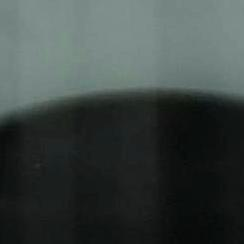
#> input picture WaTur-Water-Turbidity-Dataset-main/Formazine/4/0.jpg, 244 x 244 px, given in place of 55.jpg, which was not available
$ python evaluar_regiones.py   (older library calls are emulated)
#> lines starting #> are read from the running program, lines starting #| are printed output that depends on the picture; after the words box and inside, x2 and y2 are one past the last pixel; in counts of white or black regions, pixels touching at a corner belong together

from pathlib import Path
import cv2
import numpy as np
import pandas as pd

# ============================================================
# 1. RUTAS Y CONFIGURACIÓN
# ============================================================

BASE_PROYECTO = Path(__file__).resolve().parents[1]

BASE_DATASET = (
    BASE_PROYECTO
    / "WaTur-Water-Turbidity-Dataset-main"
    / "Formazine"
)

CARPETA_RESULTADOS = (
    BASE_PROYECTO
    / "src"
    / "resultados_evaluacion_regiones"
)

CARPETA_RESULTADOS.mkdir(
    parents=True,
    exist_ok=True
)

IMAGENES = [
    ("1", "55.jpg"),
    ("5", "1266.jpg"),
    ("40", "834.jpg"),
    ("2.5", "99.jpg"),
    ("1", "1069.jpg"),
    ("1", "1013.jpg"),
    ("7.5", "389.jpg"),
    ("1", "453.jpg"),
    ("0", "1503.jpg"),
    ("4", "1383.jpg"),
]

# Región horizontal de análisis.
# Se excluyen los bordes laterales de la imagen.
X_INICIO = 20
X_FIN = 224

# Franjas horizontales superpuestas.
ALTURA_FRANJA = 20
PASO = 5

# Intervalo vertical que analizaremos.
Y_INICIO = 20
Y_FIN = 224


# ============================================================
# 2. CALCULAR LOS UMBRALES DE INTENSIDAD EXTREMA
# ============================================================

def calcular_umbrales_extremos(imagen_hsv, x1, x2):

    canal_v = imagen_hsv[:, :, 2]

    roi_v = canal_v[
        Y_INICIO:Y_FIN,
        x1:x2
    ]

    # Percentiles calculados para cada imagen.
    umbral_bajo = np.percentile(roi_v, 5)
    umbral_alto = np.percentile(roi_v, 95)

    return umbral_bajo, umbral_alto


# ============================================================
# 3. EVALUAR UNA FRANJA HORIZONTAL
# ============================================================

def evaluar_franja(
    imagen,
    imagen_hsv,
    inicio,
    fin,
    x1,
    x2,
    umbral_bajo,
    umbral_alto
):

    franja = imagen[
        inicio:fin,
        x1:x2
    ]

    franja_hsv = imagen_hsv[
        inicio:fin,
        x1:x2
    ]

    gris = cv2.cvtColor(
        franja,
        cv2.COLOR_BGR2GRAY
    )

    canal_v = franja_hsv[:, :, 2]

    # Intensidad media y desviación estándar.
    intensidad_media = float(
        np.mean(canal_v)
    )

    intensidad_std = float(
        np.std(canal_v)
    )

    # Varianza del Laplaciano.
    laplaciano = cv2.Laplacian(
        gris,
        cv2.CV_64F
    )

    varianza_laplaciano = float(
        np.var(laplaciano)
    )

    # Proporción de píxeles en los extremos de intensidad.
    fraccion_oscuros = float(
        np.mean(canal_v <= umbral_bajo) * 100
    )

    fraccion_brillantes = float(
        np.mean(canal_v >= umbral_alto) * 100
    )

    return {
        "fila_inicio": inicio,
        "fila_fin": fin,
        "fila_centro": (inicio + fin) / 2,
        "V_media": intensidad_media,
        "V_std": intensidad_std,
        "var_laplaciano": varianza_laplaciano,
        "pixeles_oscuros_pct": fraccion_oscuros,
        "pixeles_brillantes_pct": fraccion_brillantes
    }


# ============================================================
# 4. CREAR VISUALIZACIÓN DE LAS FRANJAS
# ============================================================

def crear_visualizacion(imagen):

    alto, ancho = imagen.shape[:2]

    visualizacion = imagen.copy()

    # Rectángulo de la región horizontal analizada.
    cv2.rectangle(
        visualizacion,
        (X_INICIO, Y_INICIO),
        (X_FIN, Y_FIN),
        (0, 255, 255),
        2
    )

    # Dibujar franjas no superpuestas para facilitar
    # la interpretación visual.
    for inicio in range(
        Y_INICIO,
        Y_FIN - ALTURA_FRANJA + 1,
        ALTURA_FRANJA
    ):

        fin = inicio + ALTURA_FRANJA

        cv2.rectangle(
            visualizacion,
            (X_INICIO, inicio),
            (X_FIN, fin),
            (255, 180, 0),
            1
        )

        cv2.putText(
            visualizacion,
            str(inicio),
            (X_FIN - 30, inicio + 14),
            cv2.FONT_HERSHEY_SIMPLEX,
            0.35,
            (255, 255, 255),
            1
        )

    # Redimensionar para mostrarla en pantalla.
    visualizacion = cv2.resize(
        visualizacion,
        (488, 488)
    )

    return visualizacion


# ============================================================
# 5. PROCESAR UNA IMAGEN
# ============================================================

def procesar_imagen(nivel, nombre):

    ruta = BASE_DATASET / nivel / nombre

    imagen = cv2.imread(str(ruta))

    if imagen is None:
        print(f"No se pudo abrir: {ruta}")
        return []

    alto, ancho = imagen.shape[:2]

    x1 = max(0, X_INICIO)
    x2 = min(ancho, X_FIN)
    y1 = max(0, Y_INICIO)
    y2 = min(alto, Y_FIN)

    imagen_hsv = cv2.cvtColor(
        imagen,
        cv2.COLOR_BGR2HSV
    )

    umbral_bajo, umbral_alto = calcular_umbrales_extremos(
        imagen_hsv,
        x1,
        x2
    )

    resultados = []

    for inicio in range(
        y1,
        y2 - ALTURA_FRANJA + 1,
        PASO
    ):

        fin = inicio + ALTURA_FRANJA

        caracteristicas = evaluar_franja(
            imagen,
            imagen_hsv,
            inicio,
            fin,
            x1,
            x2,
            umbral_bajo,
            umbral_alto
        )

        caracteristicas["nivel_ntu"] = float(nivel)
        caracteristicas["archivo"] = nombre
        caracteristicas["umbral_V_bajo"] = float(umbral_bajo)
        caracteristicas["umbral_V_alto"] = float(umbral_alto)

        resultados.append(caracteristicas)

    # Visualización.
    visualizacion = crear_visualizacion(imagen)

    cv2.imshow(
        f"{nivel} NTU - {nombre}",
        visualizacion
    )

    print("\n" + "=" * 55)
    print(f"Nivel: {nivel} NTU")
    print(f"Imagen: {nombre}")
    print(f"Dimensiones: {ancho} x {alto}")
    print(f"Umbral V bajo (percentil 5): {umbral_bajo:.2f}")
    print(f"Umbral V alto (percentil 95): {umbral_alto:.2f}")
    print(f"Franjas evaluadas: {len(resultados)}")

    print("\nResultados por franja:")

    for r in resultados:

        print(
            f"Filas {r['fila_inicio']:3d}-{r['fila_fin']:3d} | "
            f"V media: {r['V_media']:7.2f} | "
            f"V std: {r['V_std']:7.2f} | "
            f"Laplaciano: {r['var_laplaciano']:9.2f} | "
            f"Oscuros: {r['pixeles_oscuros_pct']:6.2f}% | "
            f"Brillantes: {r['pixeles_brillantes_pct']:6.2f}%"
        )

    print("\nPulsa cualquier tecla para continuar.")
    print("Pulsa ESC para terminar.")

    tecla = cv2.waitKey(0)

    cv2.destroyAllWindows()

    if tecla == 27:
        return resultados, True

    return resultados, False


# ============================================================
# 6. EJECUCIÓN PRINCIPAL
# ============================================================

def main():

    if not BASE_DATASET.exists():

        print("No se encontró la carpeta Formazine:")
        print(BASE_DATASET)
        return

    todos_resultados = []

    for nivel, nombre in IMAGENES:

        resultado = procesar_imagen(
            nivel,
            nombre
        )
#> in procesar_imagen, imagen is the input picture: shape (244, 244, 3); mean B, G, R 66.9, 69.1, 60.6
#> in procesar_imagen, `imagen_hsv = cv2.cvtColor( imagen, cv2.COLOR_BGR2HSV )`: imagen_hsv: shape (244, 244, 3); mean H, S, V 79.2, 33.1, 69.1
#> in calcular_umbrales_extremos, `roi_v = canal_v[ Y_INICIO:Y_FIN, x1:x2 ]`:
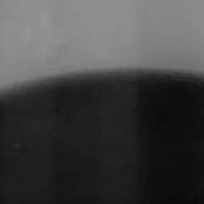
#> roi_v: shape (204, 204); min 9, max 148, mean 67
#> in calcular_umbrales_extremos, `umbral_bajo = np.percentile(roi_v, 5)`: umbral_bajo = 14
#> in calcular_umbrales_extremos, `umbral_alto = np.percentile(roi_v, 95)`: umbral_alto = 142
#> in procesar_imagen, `umbral_bajo, umbral_alto = calcular_umbrales_extremos( imagen_hsv, x1,..`: umbral_bajo = 14; umbral_alto = 142
#> the loop in procesar_imagen, `for inicio in range( y1, y2 - ALTURA_FRANJA + 1, PASO ): ` made 37 passes
#> (intensidad_media in evaluar_franja, intensidad_std in evaluar_franja, varianza_laplaciano in evaluar_franja, fraccion_oscuros in evaluar_franja, fraccion_brillantes in evaluar_franja) on passes 1 to 12: (139.2, 3.21, 1.71, 0, 34.07), (139, 3.45, 1.69, 0, 31.81), (138.9, 3.69, 1.9, 0, 28.6), (138.5, 3.99, 1.91, 0, 25.44), (138, 4.3, 2.22, 0, 22.87), (137.4, 4.6, 3.06, 0, 16.84), (136.2, 5.07, 2.78, 0, 11.05), (134.9, 5.73, 3.21, 0, 6.67), (133.1, 6.42, 2.69, 0, 2.79), (130.8, 7.2, 4.08, 0, 1.08), (127, 10.12, 15.37, 0, 0.319), (117.7, 20.24, 16.46, 0, 0)
#> pass 1, in evaluar_franja, `franja = imagen[ inicio:fin, x1:x2 ]`:
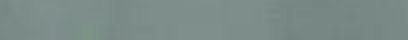
#> franja: shape (20, 204, 3) (shown 2 times larger); mean B, G, R 136, 139.2, 123
#> pass 1, in evaluar_franja, `canal_v = franja_hsv[:, :, 2]`:
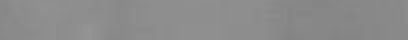
#> canal_v: shape (20, 204) (shown 2 times larger); min 132, max 148, mean 139.2
#> after the loop in procesar_imagen, `for inicio in range(`: resultados = 37 items
#> in crear_visualizacion, `cv2.rectangle( visualizacion, (X_INICIO, Y_INICIO), (X_FIN, Y_FIN), (0..`:
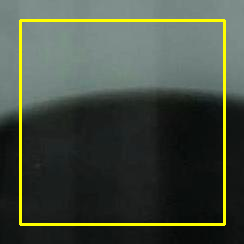
#> visualizacion: shape (244, 244, 3); 4.11% of pixels changed, all inside (x1, y1, x2, y2) = (19, 19, 226, 226)
#> after the loop in crear_visualizacion, `for inicio in range(`:
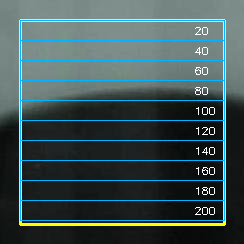
#> visualizacion: shape (244, 244, 3); 5.22% of pixels changed, all inside (x1, y1, x2, y2) = (20, 20, 225, 221)
#> in crear_visualizacion, `visualizacion = cv2.resize( visualizacion, (488, 488) )`:
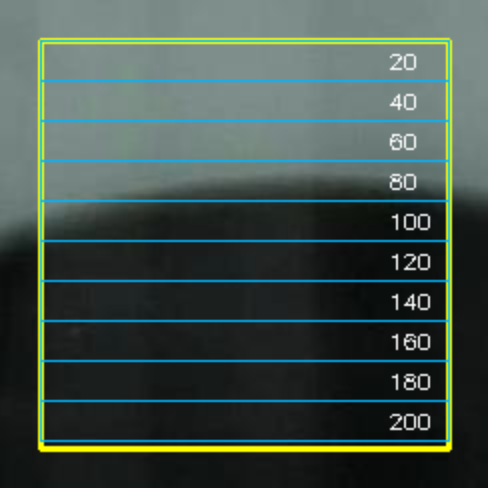
#> visualizacion: shape (488, 488, 3); mean B, G, R 74.8, 81.4, 65.6
#| Dimensiones: 244 x 244
#| Umbral V bajo (percentil 5): 14.00
#| Umbral V alto (percentil 95): 142.00
#| Franjas evaluadas: 37
#> the loop in procesar_imagen, `for r in resultados: ` made 37 passes
#| Filas  20- 40 | V media:  139.20 | V std:    3.21 | Laplaciano:      1.71 | Oscuros:   0.00% | Brillantes:  34.07%
#| Filas  25- 45 | V media:  139.02 | V std:    3.45 | Laplaciano:      1.69 | Oscuros:   0.00% | Brillantes:  31.81%
#| Filas  30- 50 | V media:  138.86 | V std:    3.69 | Laplaciano:      1.90 | Oscuros:   0.00% | Brillantes:  28.60%
#| Filas  35- 55 | V media:  138.51 | V std:    3.99 | Laplaciano:      1.91 | Oscuros:   0.00% | Brillantes:  25.44%
#| Filas  40- 60 | V media:  138.04 | V std:    4.30 | Laplaciano:      2.22 | Oscuros:   0.00% | Brillantes:  22.87%
#| Filas  45- 65 | V media:  137.35 | V std:    4.60 | Laplaciano:      3.06 | Oscuros:   0.00% | Brillantes:  16.84%
#| Filas  50- 70 | V media:  136.23 | V std:    5.07 | Laplaciano:      2.78 | Oscuros:   0.00% | Brillantes:  11.05%
#| Filas  55- 75 | V media:  134.89 | V std:    5.73 | Laplaciano:      3.21 | Oscuros:   0.00% | Brillantes:   6.67%
#> (further printed lines are left out)
#> (key Esc is pressed here)

        if resultado is None:
            continue

        filas, terminar = resultado
#> filas = 37 items; terminar = True

        todos_resultados.extend(filas)

        if terminar:
            break

    # Guardar resultados.
    if todos_resultados:

        df = pd.DataFrame(todos_resultados)
#> df = table of 37 rows and 12 columns

        ruta_csv = (
            CARPETA_RESULTADOS
            / "evaluacion_regiones.csv"
        )

        df.to_csv(
            ruta_csv,
            sep=";",
            index=False,
            encoding="utf-8-sig"
        )

        print("\n" + "=" * 55)
        print("EVALUACIÓN TERMINADA")
        print(f"Franjas evaluadas: {len(df)}")
#| Franjas evaluadas: 37
        print("Archivo CSV generado:")
        print(ruta_csv)

    cv2.destroyAllWindows()


if __name__ == "__main__":
    main()

$ run again, on WaTur-Water-Turbidity-Dataset-main/Formazine/4/1068.jpg
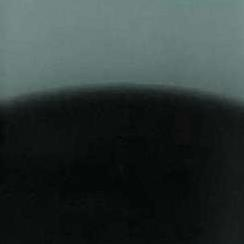
#> input picture WaTur-Water-Turbidity-Dataset-main/Formazine/4/1068.jpg, 244 x 244 px, given in place of 55.jpg, which was not available
#> in procesar_imagen, imagen is the input picture: shape (244, 244, 3); mean B, G, R 55.2, 56.7, 46.5
#> imagen_hsv: shape (244, 244, 3); mean H, S, V 83.9, 60.5, 56.7
#> in calcular_umbrales_extremos, `umbral_bajo = np.percentile(roi_v, 5)`: umbral_bajo = 9
#> in calcular_umbrales_extremos, `umbral_alto = np.percentile(roi_v, 95)`: umbral_alto = 129
#> in procesar_imagen, `umbral_bajo, umbral_alto = calcular_umbrales_extremos( imagen_hsv, x1,..`: umbral_bajo = 9; umbral_alto = 129
#> the loop in procesar_imagen, `for inicio in range( y1, y2 - ALTURA_FRANJA + 1, PASO ): ` made 37 passes
#> (intensidad_media in evaluar_franja, intensidad_std in evaluar_franja, varianza_laplaciano in evaluar_franja, fraccion_oscuros in evaluar_franja, fraccion_brillantes in evaluar_franja) on passes 1 to 8: (129.2, 2.52, 1.78, 0, 49.34), (128.1, 2.69, 2.14, 0, 34.36), (127, 2.81, 2.32, 0, 21.59), (125.7, 3.01, 2.38, 0, 12.99), (124.3, 3.15, 2.7, 0, 7.77), (122.8, 3.55, 3.39, 0, 3.82), (121, 4.01, 3.74, 0, 1.99), (118.7, 4.64, 4.09, 0, 0.858)
#> after the loop in procesar_imagen, `for inicio in range(`: resultados = 37 items
#> after the loop in crear_visualizacion, `for inicio in range(`:
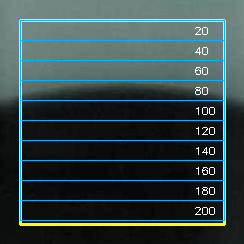
#> visualizacion: shape (244, 244, 3); mean B, G, R 64, 69.8, 52.4
#> in crear_visualizacion, `visualizacion = cv2.resize( visualizacion, (488, 488) )`:
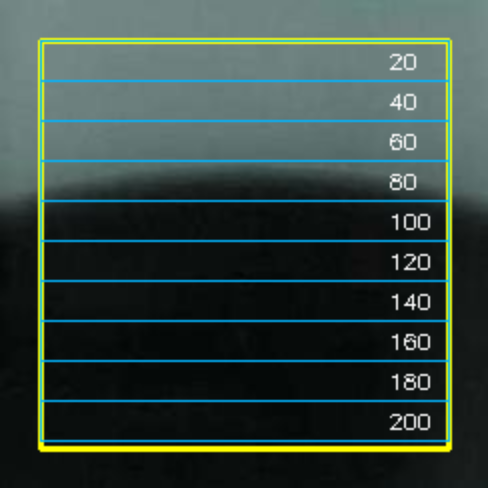
#> visualizacion: shape (488, 488, 3); mean B, G, R 64, 69.8, 52.4
#| Dimensiones: 244 x 244
#| Umbral V bajo (percentil 5): 9.00
#| Umbral V alto (percentil 95): 129.00
#| Franjas evaluadas: 37
#> the loop in procesar_imagen, `for r in resultados: ` made 37 passes
#| Filas  20- 40 | V media:  129.22 | V std:    2.52 | Laplaciano:      1.78 | Oscuros:   0.00% | Brillantes:  49.34%
#| Filas  25- 45 | V media:  128.13 | V std:    2.69 | Laplaciano:      2.14 | Oscuros:   0.00% | Brillantes:  34.36%
#| Filas  30- 50 | V media:  126.99 | V std:    2.81 | Laplaciano:      2.32 | Oscuros:   0.00% | Brillantes:  21.59%
#| Filas  35- 55 | V media:  125.72 | V std:    3.01 | Laplaciano:      2.38 | Oscuros:   0.00% | Brillantes:  12.99%
#| Filas  40- 60 | V media:  124.32 | V std:    3.15 | Laplaciano:      2.70 | Oscuros:   0.00% | Brillantes:   7.77%
#> (further printed lines are left out)
#> terminar = True
#> df = table of 37 rows and 12 columns
#| Franjas evaluadas: 37

$ run again, on WaTur-Water-Turbidity-Dataset-main/Formazine/4/1071.jpg
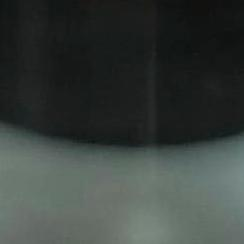
#> input picture WaTur-Water-Turbidity-Dataset-main/Formazine/4/1071.jpg, 244 x 244 px, given in place of 55.jpg, which was not available
#> in procesar_imagen, imagen is the input picture: shape (244, 244, 3); mean B, G, R 60.1, 63.4, 56.9
#> imagen_hsv: shape (244, 244, 3); mean H, S, V 73.4, 26.1, 63.4
#> in calcular_umbrales_extremos, `umbral_bajo = np.percentile(roi_v, 5)`: umbral_bajo = 23
#> in calcular_umbrales_extremos, `umbral_alto = np.percentile(roi_v, 95)`: umbral_alto = 121
#> in procesar_imagen, `umbral_bajo, umbral_alto = calcular_umbrales_extremos( imagen_hsv, x1,..`: umbral_bajo = 23; umbral_alto = 121
#> the loop in procesar_imagen, `for inicio in range( y1, y2 - ALTURA_FRANJA + 1, PASO ): ` made 37 passes
#> (intensidad_media in evaluar_franja, intensidad_std in evaluar_franja, varianza_laplaciano in evaluar_franja, fraccion_oscuros in evaluar_franja, fraccion_brillantes in evaluar_franja) on passes 1 to 8: (26.38, 4.1, 1.52, 29.61, 0), (26.31, 3.98, 1.62, 30.34, 0), (26.09, 3.9, 1.98, 31.59, 0), (25.91, 3.81, 2.04, 32.23, 0), (25.91, 3.68, 2.07, 30.66, 0), (26.15, 3.58, 2.29, 24.95, 0), (26.56, 3.51, 1.95, 17.67, 0), (27, 3.36, 2.32, 9.95, 0)
#> after the loop in procesar_imagen, `for inicio in range(`: resultados = 37 items
#> after the loop in crear_visualizacion, `for inicio in range(`:
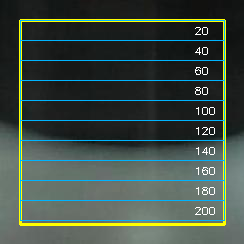
#> visualizacion: shape (244, 244, 3); mean B, G, R 68.2, 75.7, 61.7
#> in crear_visualizacion, `visualizacion = cv2.resize( visualizacion, (488, 488) )`:
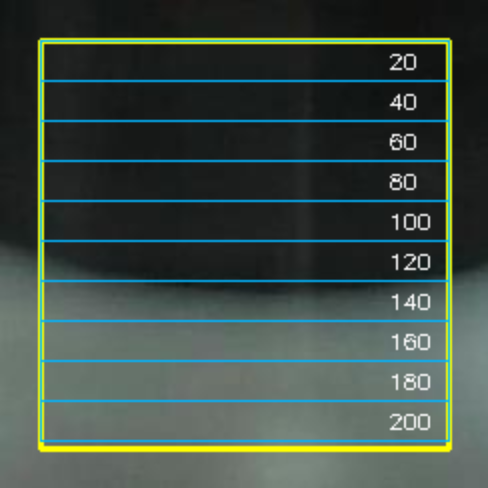
#> visualizacion: shape (488, 488, 3); mean B, G, R 68.2, 75.7, 61.7
#| Dimensiones: 244 x 244
#| Umbral V bajo (percentil 5): 23.00
#| Umbral V alto (percentil 95): 121.00
#| Franjas evaluadas: 37
#> the loop in procesar_imagen, `for r in resultados: ` made 37 passes
#| Filas  20- 40 | V media:   26.38 | V std:    4.10 | Laplaciano:      1.52 | Oscuros:  29.61% | Brillantes:   0.00%
#| Filas  25- 45 | V media:   26.31 | V std:    3.98 | Laplaciano:      1.62 | Oscuros:  30.34% | Brillantes:   0.00%
#| Filas  30- 50 | V media:   26.09 | V std:    3.90 | Laplaciano:      1.98 | Oscuros:  31.59% | Brillantes:   0.00%
#| Filas  35- 55 | V media:   25.91 | V std:    3.81 | Laplaciano:      2.04 | Oscuros:  32.23% | Brillantes:   0.00%
#| Filas  40- 60 | V media:   25.91 | V std:    3.68 | Laplaciano:      2.07 | Oscuros:  30.66% | Brillantes:   0.00%
#> (further printed lines are left out)
#> terminar = True
#> df = table of 37 rows and 12 columns
#| Franjas evaluadas: 37
